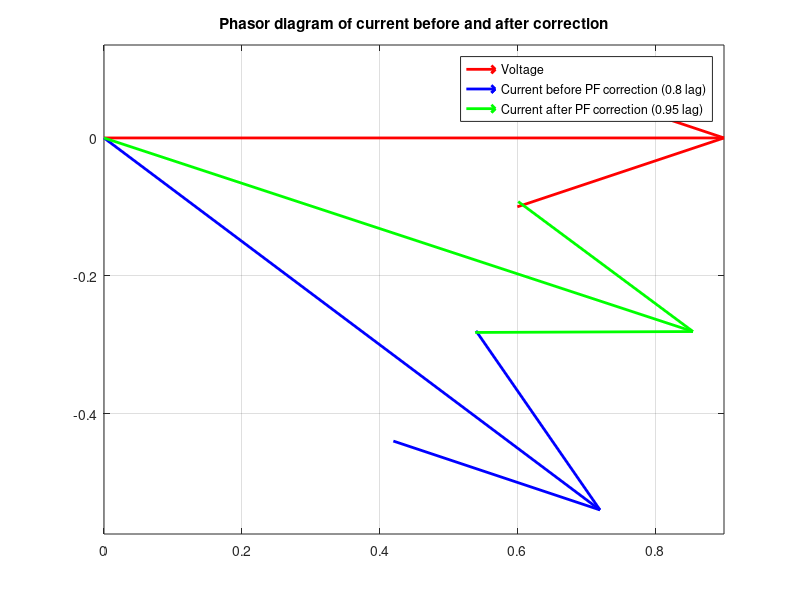

This figure's MATLAB source:
% ===============================================
% Exercise 1 - Balanced Three-Phase Star System
% Variant C (Week 4)
% ===============================================

clc; clear;

% ----- GIVEN DATA -----
Uph = 220;             % Phase voltage (V)
f = 50;                % Frequency (Hz)
P3 = 15000;            % Total three-phase active power (W)
pf1 = 0.8;             % Initial power factor (lagging)

% ----- STEP 1: LINE VOLTAGE -----
UL = sqrt(3) * Uph;    % Line voltage (V)

% ----- STEP 2: LINE AND PHASE CURRENT -----
IL = P3 / (sqrt(3) * UL * pf1);   % Line current (A)
Iph = IL;                         % Star connection => same current per phase

% ----- STEP 3: IMPEDANCE PER PHASE -----
Zph = Uph / Iph;      % Impedance magnitude (Ohms)
phi1 = acos(pf1);     % Power factor angle (radians)

% ----- STEP 4: RESISTANCE AND REACTANCE -----
R = Zph * cos(phi1);  % Resistance (Ohms)
XL = Zph * sin(phi1); % Inductive reactance (Ohms)
L = XL / (2*pi*f);    % Inductance (H)

% ----- STEP 5: POWER CALCULATIONS -----
Pph = Uph * Iph * pf1;            % Active power per phase (W)
Qph = Uph * Iph * sin(phi1);      % Reactive power per phase (var)
Sph = Uph * Iph;                  % Apparent power per phase (VA)
Q3 = 3 * Qph;                     % Total reactive power (var)

% ----- STEP 6: POWER FACTOR CORRECTION TO 0.95 -----
pf2 = 0.95;                       % Target power factor
phi2 = acos(pf2);
QC3 = P3 * (tan(phi1) - tan(phi2));   % Total vars to be compensated (var)
QCph = QC3 / 3;                       % Per phase vars (var)
C_Y = QCph / (2*pi*f*Uph^2);          % Capacitance per phase (F)
C_Delta = QCph / (2*pi*f*UL^2);       % Equivalent if connected in delta (F)

% ----- STEP 7: CURRENT AFTER CORRECTION -----
IL2 = P3 / (sqrt(3) * UL * pf2);      % New line current (A)
reduction = (IL - IL2) / IL * 100;    % % reduction in current

% ----- DISPLAY RESULTS -----
fprintf('\n========= RESULTS =========\n');
fprintf('Line voltage (UL): %.2f V\n', UL);
fprintf('Line current before correction (IL1): %.2f A\n', IL);
fprintf('Phase impedance: %.2f Ohm\n', Zph);
fprintf('R = %.2f Ohm, XL = %.2f Ohm, L = %.4f H\n', R, XL, L);
fprintf('Total reactive power Q3φ = %.2f kvar\n', Q3/1000);
fprintf('Capacitance per phase (star) C_Y = %.1f µF\n', C_Y*1e6);
fprintf('Capacitance per phase (delta) C_Δ = %.1f µF\n', C_Delta*1e6);
fprintf('Line current after correction (IL2): %.2f A\n', IL2);
fprintf('Current reduction = %.1f %%\n', reduction);
fprintf('============================\n');

% ----- OPTIONAL: PHASOR DIAGRAM -----
% This simple plot helps visualize current before and after correction
figure;
quiver(0,0,1,0,'r','LineWidth',2); hold on; % Voltage reference
quiver(0,0,cos(phi1),-sin(phi1),'b','LineWidth',2);
quiver(0,0,cos(phi2),-sin(phi2),'g','LineWidth',2);
legend('Voltage','Current before PF correction (0.8 lag)','Current after PF correction (0.95 lag)');
title('Phasor diagram of current before and after correction');
axis equal; grid on;
